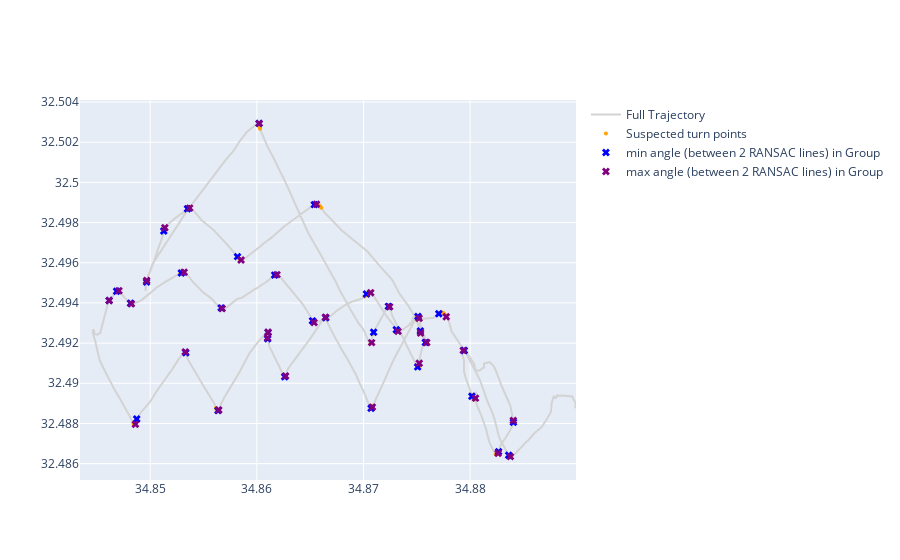

Source (notebook cell):
### Code cell
# Plot the results

# Add turn candidate points (not part of any stable segment)
fig.add_trace(go.Scatter(
    x=final_turns_max_angle['longitude'],
    y=final_turns_max_angle['latitude'],
    mode='markers',
    marker=dict(color='purple', size=7, symbol='x'),
    name='max angle (between 2 RANSAC lines) in Group',
    hovertext=[
    f"Turn Group: {row['group_id']}<br>"
    f"Turn Index: {row['turn_index']}<br>"
    f"DF Index: {row['df_index']}<br>"
    f"Angle: {row['Angle (degrees)']:.2f}°<br>"
    f"COG_diff: {row['COG_diff']:.2f}°"
    f"Turn Index: {row['group_id']}<br>"
    for _, row in final_turns_max_angle.iterrows()
    ],
    hoverinfo='text'
))
# Show the plot
fig.show()

### Figure 1 — Plotly figure (JSON) as saved in the notebook; plotly's stock layout.template omitted (floating-point values rounded to 4 significant figures; data arrays with more than 128 entries replaced by an {"elided": "..."} marker saying what was removed)
{"data": [{"line": {"color": "lightgray"}, "mode": "lines", "name": "Full Trajectory", "type": "scatter", "x": {"elided": "4000 float values"}, "y": {"elided": "4000 float values"}}, {"hoverinfo": "text", "hovertext": {"elided": "159 str values"}, "marker": {"color": "orange", "size": 4}, "mode": "markers", "name": "Suspected turn points", "type": "scatter", "x": {"elided": "159 float values"}, "y": {"elided": "159 float values"}}, {"hoverinfo": "text", "hovertext": ["Turn Group: 1<br>Turn Index: 150<br>DF Index: 1269<br>Angle: 65.65°<br>COG_diff: 17.89°Turn Index: 1<br>", "Turn Group: 2<br>Turn Index: 153<br>DF Index: 1332<br>Angle: 62.76°<br>COG_diff: 5.80°Turn Index: 2<br>", "Turn Group: 3<br>Turn Index: 159<br>DF Index: 1387<br>Angle: 60.89°<br>COG_diff: 1.18°Turn Index: 3<br>", "Turn Group: 4<br>Turn Index: 222<br>DF Index: 1535<br>Angle: 70.46°<br>COG_diff: 12.73°Turn Index: 4<br>", "Turn Group: 5<br>Turn Index: 223<br>DF Index: 1558<br>Angle: 68.42°<br>COG_diff: 10.56°Turn Index: 5<br>", "Turn Group: 6<br>Turn Index: 310<br>DF Index: 1810<br>Angle: 30.66°<br>COG_diff: 9.01°Turn Index: 6<br>", "Turn Group: 7<br>Turn Index: 313<br>DF Index: 1843<br>Angle: 50.45°<br>COG_diff: 11.44°Turn Index: 7<br>", "Turn Group: 8<br>Turn Index: 318<br>DF Index: 1872<br>Angle: 36.12°<br>COG_diff: 6.68°Turn Index: 8<br>", "Turn Group: 9<br>Turn Index: 325<br>DF Index: 1913<br>Angle: 50.72°<br>COG_diff: 17.52°Turn Index: 9<br>", "Turn Group: 10<br>Turn Index: 328<br>DF Index: 1949<br>Angle: 49.40°<br>COG_diff: 10.51°Turn Index: 10<br>", "Turn Group: 11<br>Turn Index: 335<br>DF Index: 1993<br>Angle: 46.17°<br>COG_diff: 9.91°Turn Index: 11<br>", "Turn Group: 12<br>Turn Index: 339<br>DF Index: 2029<br>Angle: 38.30°<br>COG_diff: 7.40°Turn Index: 12<br>", "Turn Group: 13<br>Turn Index: 342<br>DF Index: 2072<br>Angle: 40.52°<br>COG_diff: 12.51°Turn Index: 13<br>", "Turn Group: 14<br>Turn Index: 346<br>DF Index: 2092<br>Angle: 53.55°<br>COG_diff: 13.47°Turn Index: 14<br>", "Turn Group: 15<br>Turn Index: 354<br>DF Index: 2115<br>Angle: 27.48°<br>COG_diff: 2.02°Turn Index: 15<br>", "Turn Group: 16<br>Turn Index: 457<br>DF Index: 2359<br>Angle: 32.26°<br>COG_diff: 9.56°Turn Index: 16<br>", "Turn Group: 17<br>Turn Index: 460<br>DF Index: 2423<br>Angle: 80.51°<br>COG_diff: 29.74°Turn Index: 17<br>", "Turn Group: 18<br>Turn Index: 464<br>DF Index: 2473<br>Angle: 78.30°<br>COG_diff: 28.04°Turn Index: 18<br>", "Turn Group: 19<br>Turn Index: 468<br>DF Index: 2544<br>Angle: 81.82°<br>COG_diff: 22.57°Turn Index: 19<br>", "Turn Group: 20<br>Turn Index: 489<br>DF Index: 2573<br>Angle: 79.68°<br>COG_diff: 8.00°Turn Index: 20<br>", "Turn Group: 21<br>Turn Index: 490<br>DF Index: 2601<br>Angle: 77.15°<br>COG_diff: 25.69°Turn Index: 21<br>", "Turn Group: 22<br>Turn Index: 494<br>DF Index: 2657<br>Angle: 84.72°<br>COG_diff: 34.21°Turn Index: 22<br>", "Turn Group: 23<br>Turn Index: 495<br>DF Index: 2727<br>Angle: 73.33°<br>COG_diff: 23.79°Turn Index: 23<br>", "Turn Group: 24<br>Turn Index: 500<br>DF Index: 2802<br>Angle: 67.32°<br>COG_diff: 22.99°Turn Index: 24<br>", "Turn Group: 25<br>Turn Index: 505<br>DF Index: 2821<br>Angle: 27.89°<br>COG_diff: 6.95°Turn Index: 25<br>", "Turn Group: 26<br>Turn Index: 597<br>DF Index: 3018<br>Angle: 33.47°<br>COG_diff: 4.47°Turn Index: 26<br>", "Turn Group: 27<br>Turn Index: 606<br>DF Index: 3111<br>Angle: 48.80°<br>COG_diff: 5.06°Turn Index: 27<br>", "Turn Group: 28<br>Turn Index: 612<br>DF Index: 3174<br>Angle: 46.09°<br>COG_diff: 0.11°Turn Index: 28<br>", "Turn Group: 29<br>Turn Index: 615<br>DF Index: 3216<br>Angle: 45.44°<br>COG_diff: 11.38°Turn Index: 29<br>", "Turn Group: 30<br>Turn Index: 618<br>DF Index: 3238<br>Angle: 29.05°<br>COG_diff: 5.94°Turn Index: 30<br>", "Turn Group: 31<br>Turn Index: 621<br>DF Index: 3271<br>Angle: 47.60°<br>COG_diff: 4.26°Turn Index: 31<br>", "Turn Group: 32<br>Turn Index: 674<br>DF Index: 3513<br>Angle: 34.04°<br>COG_diff: 9.26°Turn Index: 32<br>", "Turn Group: 33<br>Turn Index: 694<br>DF Index: 3703<br>Angle: 37.08°<br>COG_diff: 10.40°Turn Index: 33<br>", "Turn Group: 34<br>Turn Index: 695<br>DF Index: 3724<br>Angle: 63.63°<br>COG_diff: 18.99°Turn Index: 34<br>", "Turn Group: 35<br>Turn Index: 701<br>DF Index: 3773<br>Angle: 50.48°<br>COG_diff: 22.30°Turn Index: 35<br>"], "marker": {"color": "blue", "size": 7, "symbol": "x"}, "mode": "markers", "name": "min angle (between 2 RANSAC lines) in Group", "type": "scatter", "x": [34.88, 34.88, 34.88, 34.88, 34.88, 34.88, 34.87, 34.87, 34.87, 34.86, 34.86, 34.85, 34.85, 34.85, 34.85, 34.85, 34.85, 34.86, 34.86, 34.86, 34.86, 34.87, 34.87, 34.88, 34.88, 34.88, 34.87, 34.86, 34.85, 34.85, 34.85, 34.86, 34.87, 34.87, 34.88], "y": [32.49, 32.49, 32.49, 32.49, 32.49, 32.49, 32.49, 32.49, 32.49, 32.5, 32.49, 32.5, 32.49, 32.49, 32.49, 32.49, 32.49, 32.49, 32.49, 32.49, 32.49, 32.49, 32.49, 32.49, 32.49, 32.49, 32.5, 32.5, 32.5, 32.5, 32.5, 32.5, 32.49, 32.49, 32.49]}, {"hoverinfo": "text", "hovertext": ["Turn Group: 1<br>Turn Index: 148<br>DF Index: 1267<br>Angle: 71.72°<br>COG_diff: 15.82°Turn Index: 1<br>", "Turn Group: 2<br>Turn Index: 155<br>DF Index: 1334<br>Angle: 75.14°<br>COG_diff: 15.78°Turn Index: 2<br>", "Turn Group: 3<br>Turn Index: 165<br>DF Index: 1393<br>Angle: 81.18°<br>COG_diff: 26.14°Turn Index: 3<br>", "Turn Group: 4<br>Turn Index: 220<br>DF Index: 1533<br>Angle: 87.16°<br>COG_diff: 9.51°Turn Index: 4<br>", "Turn Group: 5<br>Turn Index: 224<br>DF Index: 1559<br>Angle: 69.72°<br>COG_diff: 12.12°Turn Index: 5<br>", "Turn Group: 6<br>Turn Index: 303<br>DF Index: 1803<br>Angle: 84.55°<br>COG_diff: 4.07°Turn Index: 6<br>", "Turn Group: 7<br>Turn Index: 311<br>DF Index: 1841<br>Angle: 57.69°<br>COG_diff: 12.65°Turn Index: 7<br>", "Turn Group: 8<br>Turn Index: 314<br>DF Index: 1868<br>Angle: 62.33°<br>COG_diff: 5.23°Turn Index: 8<br>", "Turn Group: 9<br>Turn Index: 323<br>DF Index: 1911<br>Angle: 54.93°<br>COG_diff: 13.19°Turn Index: 9<br>", "Turn Group: 10<br>Turn Index: 326<br>DF Index: 1947<br>Angle: 54.95°<br>COG_diff: 16.01°Turn Index: 10<br>", "Turn Group: 11<br>Turn Index: 334<br>DF Index: 1992<br>Angle: 47.17°<br>COG_diff: 14.80°Turn Index: 11<br>", "Turn Group: 12<br>Turn Index: 336<br>DF Index: 2026<br>Angle: 49.46°<br>COG_diff: 19.19°Turn Index: 12<br>", "Turn Group: 13<br>Turn Index: 341<br>DF Index: 2071<br>Angle: 41.37°<br>COG_diff: 15.28°Turn Index: 13<br>", "Turn Group: 14<br>Turn Index: 343<br>DF Index: 2089<br>Angle: 66.07°<br>COG_diff: 11.62°Turn Index: 14<br>", "Turn Group: 15<br>Turn Index: 354<br>DF Index: 2115<br>Angle: 27.48°<br>COG_diff: 2.02°Turn Index: 15<br>", "Turn Group: 16<br>Turn Index: 450<br>DF Index: 2352<br>Angle: 87.60°<br>COG_diff: 7.05°Turn Index: 16<br>", "Turn Group: 17<br>Turn Index: 458<br>DF Index: 2421<br>Angle: 87.83°<br>COG_diff: 19.63°Turn Index: 17<br>", "Turn Group: 18<br>Turn Index: 466<br>DF Index: 2475<br>Angle: 85.57°<br>COG_diff: 19.98°Turn Index: 18<br>", "Turn Group: 19<br>Turn Index: 467<br>DF Index: 2543<br>Angle: 88.68°<br>COG_diff: 21.44°Turn Index: 19<br>", "Turn Group: 20<br>Turn Index: 488<br>DF Index: 2572<br>Angle: 88.33°<br>COG_diff: 4.65°Turn Index: 20<br>", "Turn Group: 21<br>Turn Index: 492<br>DF Index: 2603<br>Angle: 89.53°<br>COG_diff: 18.50°Turn Index: 21<br>", "Turn Group: 22<br>Turn Index: 493<br>DF Index: 2656<br>Angle: 89.26°<br>COG_diff: 18.12°Turn Index: 22<br>", "Turn Group: 23<br>Turn Index: 498<br>DF Index: 2730<br>Angle: 87.43°<br>COG_diff: 28.98°Turn Index: 23<br>", "Turn Group: 24<br>Turn Index: 503<br>DF Index: 2805<br>Angle: 79.65°<br>COG_diff: 32.97°Turn Index: 24<br>", "Turn Group: 25<br>Turn Index: 508<br>DF Index: 2824<br>Angle: 68.73°<br>COG_diff: 16.41°Turn Index: 25<br>", "Turn Group: 26<br>Turn Index: 595<br>DF Index: 3016<br>Angle: 38.95°<br>COG_diff: 5.14°Turn Index: 26<br>", "Turn Group: 27<br>Turn Index: 604<br>DF Index: 3109<br>Angle: 54.15°<br>COG_diff: 13.56°Turn Index: 27<br>", "Turn Group: 28<br>Turn Index: 608<br>DF Index: 3170<br>Angle: 54.13°<br>COG_diff: 10.63°Turn Index: 28<br>", "Turn Group: 29<br>Turn Index: 613<br>DF Index: 3214<br>Angle: 52.64°<br>COG_diff: 6.45°Turn Index: 29<br>", "Turn Group: 30<br>Turn Index: 616<br>DF Index: 3236<br>Angle: 36.26°<br>COG_diff: 14.45°Turn Index: 30<br>", "Turn Group: 31<br>Turn Index: 619<br>DF Index: 3269<br>Angle: 51.58°<br>COG_diff: 7.23°Turn Index: 31<br>", "Turn Group: 32<br>Turn Index: 675<br>DF Index: 3514<br>Angle: 84.89°<br>COG_diff: 2.25°Turn Index: 32<br>", "Turn Group: 33<br>Turn Index: 691<br>DF Index: 3694<br>Angle: 77.68°<br>COG_diff: 18.95°Turn Index: 33<br>", "Turn Group: 34<br>Turn Index: 698<br>DF Index: 3727<br>Angle: 83.82°<br>COG_diff: 19.18°Turn Index: 34<br>", "Turn Group: 35<br>Turn Index: 707<br>DF Index: 3779<br>Angle: 72.27°<br>COG_diff: 350.52°Turn Index: 35<br>"], "marker": {"color": "purple", "size": 7, "symbol": "x"}, "mode": "markers", "name": "max angle (between 2 RANSAC lines) in Group", "type": "scatter", "x": [34.88, 34.88, 34.88, 34.88, 34.88, 34.88, 34.87, 34.87, 34.87, 34.86, 34.86, 34.85, 34.85, 34.85, 34.85, 34.85, 34.85, 34.86, 34.86, 34.86, 34.86, 34.87, 34.87, 34.88, 34.88, 34.88, 34.87, 34.86, 34.85, 34.85, 34.85, 34.86, 34.87, 34.87, 34.88], "y": [32.49, 32.49, 32.49, 32.49, 32.49, 32.49, 32.49, 32.49, 32.49, 32.5, 32.49, 32.5, 32.49, 32.49, 32.49, 32.49, 32.49, 32.49, 32.49, 32.49, 32.49, 32.49, 32.49, 32.49, 32.49, 32.49, 32.5, 32.5, 32.5, 32.5, 32.5, 32.5, 32.49, 32.49, 32.49]}], "layout": {}}
